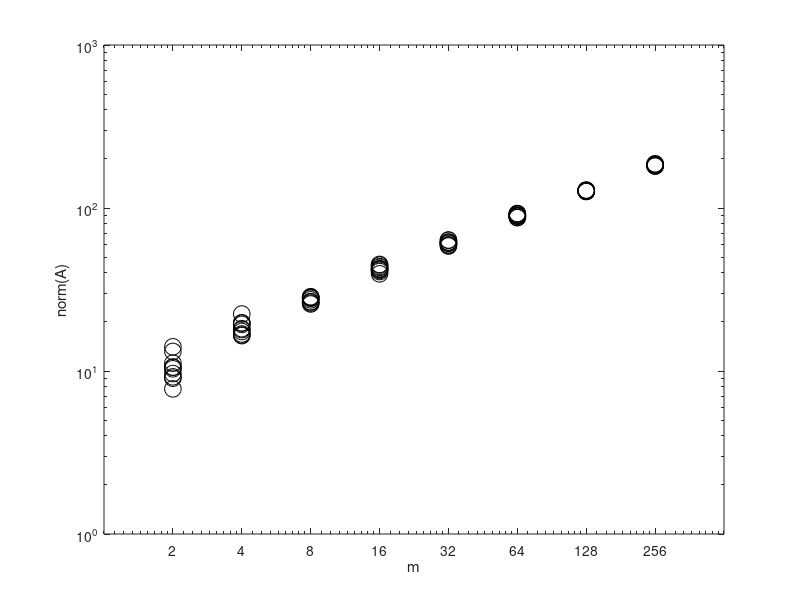
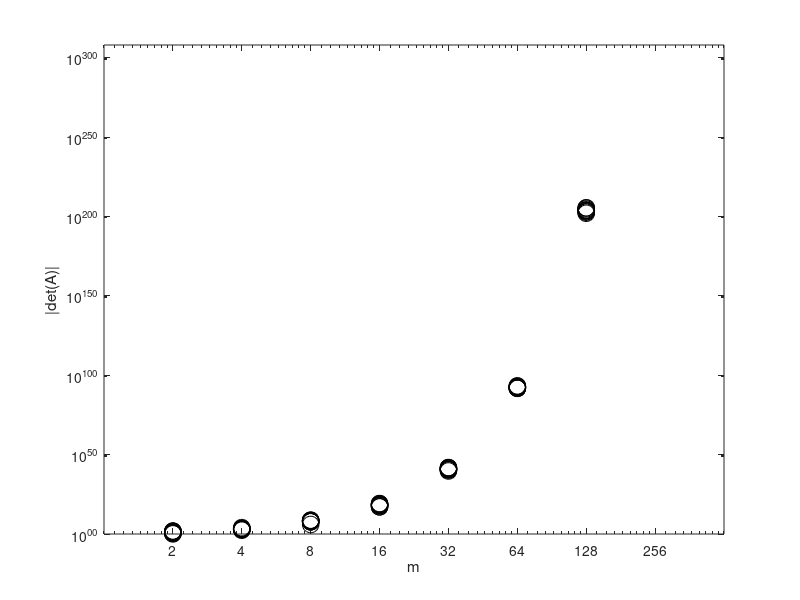

Here is the MATLAB script that generated these plots, in order:
% MATSTATS  Compute and plot functions of random matrices.

N = 10;           % number of tries
S = 8;            % maximum size is m = 2^S
mm = 2.^(1:S);    % yes, this works!

% compute values
for k = 1:S
    m = mm(k);
    for n = 1:N
        A = 20.0 * rand(m,m) - 10.0;
        ranks(k, n) = rank(A);
        if ranks(k, n) ~= m
            fprintf('WARNING:  rank(A) is *not* m')
        end
        norms(k, n) = norm(A);
        absdets(k, n) = abs(det(A));
        if absdets(k, n) > 1.0e308
            fprintf('WARNING:  |det(A)| overflow for m=%d\n', m)
        end
    end
end

% make plots
figure(1),  loglog(mm, norms, 'ko', 'markersize', 12)
xlabel('m'),  ylabel('norm(A)'),  axis([1, 512, 1, 1000])
xticks(mm),  xticklabels({'2','4','8','16','32','64','128','256'})
print('a1p2norms.pdf')
figure(2),  loglog(mm, absdets, 'ko', 'markersize', 12)
xlabel('m'),  ylabel('|det(A)|'),  axis([1, 512, 1.0, 1.0e308])
xticks(mm),  xticklabels({'2','4','8','16','32','64','128','256'})
yticks(10.0.^(0:50:300))
print('a1p2dets.pdf')
